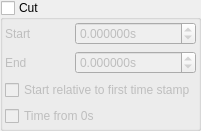
              <widget class="QGroupBox" name="cut_group">
               <property name="title">
                <string>Cut</string>
               </property>
               <property name="checkable">
                <bool>true</bool>
               </property>
               <property name="checked">
                <bool>false</bool>
               </property>
               <layout class="QGridLayout" name="gridLayout_19">
                <property name="leftMargin">
                 <number>2</number>
                </property>
                <property name="topMargin">
                 <number>2</number>
                </property>
                <property name="rightMargin">
                 <number>2</number>
                </property>
                <property name="bottomMargin">
                 <number>2</number>
                </property>
                <property name="horizontalSpacing">
                 <number>2</number>
                </property>
                <item row="0" column="0">
                 <widget class="QLabel" name="label_59">
                  <property name="text">
                   <string>Start</string>
                  </property>
                 </widget>
                </item>
                <item row="1" column="1">
                 <widget class="QDoubleSpinBox" name="cut_stop">
                  <property name="suffix">
                   <string>s</string>
                  </property>
                  <property name="decimals">
                   <number>6</number>
                  </property>
                  <property name="minimum">
                   <double>-9999999999999999635896294965248.000000000000000</double>
                  </property>
                  <property name="maximum">
                   <double>999999999999999983222784.000000000000000</double>
                  </property>
                 </widget>
                </item>
                <item row="1" column="0">
                 <widget class="QLabel" name="label_60">
                  <property name="text">
                   <string>End</string>
                  </property>
                 </widget>
                </item>
                <item row="0" column="1">
                 <widget class="QDoubleSpinBox" name="cut_start">
                  <property name="suffix">
                   <string>s</string>
                  </property>
                  <property name="decimals">
                   <number>6</number>
                  </property>
                  <property name="minimum">
                   <double>-9999999999999999635896294965248.000000000000000</double>
                  </property>
                  <property name="maximum">
                   <double>999999999999999983222784.000000000000000</double>
                  </property>
                 </widget>
                </item>
                <item row="3" column="0" colspan="2">
                 <widget class="QCheckBox" name="whence">
                  <property name="text">
                   <string>Start relative to first time stamp</string>
                  </property>
                 </widget>
                </item>
                <item row="4" column="0" colspan="2">
                 <widget class="QCheckBox" name="cut_time_from_zero">
                  <property name="text">
                   <string>Time from 0s</string>
                  </property>
                 </widget>
                </item>
               </layout>
              </widget>
